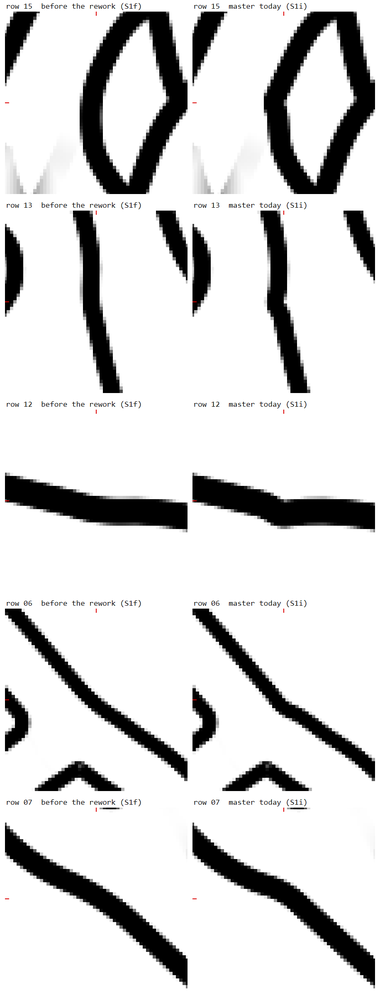
#> input picture .claude/probes/K1179/review/img/k1163_rows.png, 380 x 1000 px, shrunk from 916 x 2412 before the run
$ python miss.py ../../K1179/review/img/k1163_rows.png ../../K1179/review/img/row12_v.png ../../K1179/review/img/row12_v.png ../../K1179/review/img/row12_v.png
#> lines starting #> are read from the running program, lines starting #| are printed output that depends on the picture
import json,sys
import numpy as np
from PIL import Image
from collections import Counter
im=np.asarray(Image.open(sys.argv[1]).convert("RGB")).astype(int).sum(2); S={s["site"]:s for s in json.load(open(sys.argv[2]))["sites"]}; M=json.load(open(sys.argv[3]))
#> after `im = np.asarray(Image.open(sys.argv[1]).convert('RGB')).astype(int).su`:
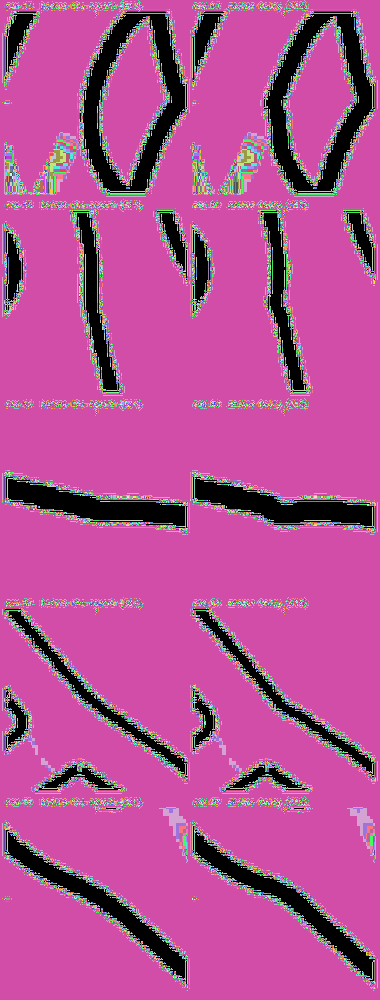
#> im: shape (1000, 380) int64; 655 distinct labels, from 0 to 765; one colour per label, 0 black
#> (the run stopped early here; a loop or call above may not have finished)

$ run again, on .claude/probes/K1179/review/img/row14_v.png
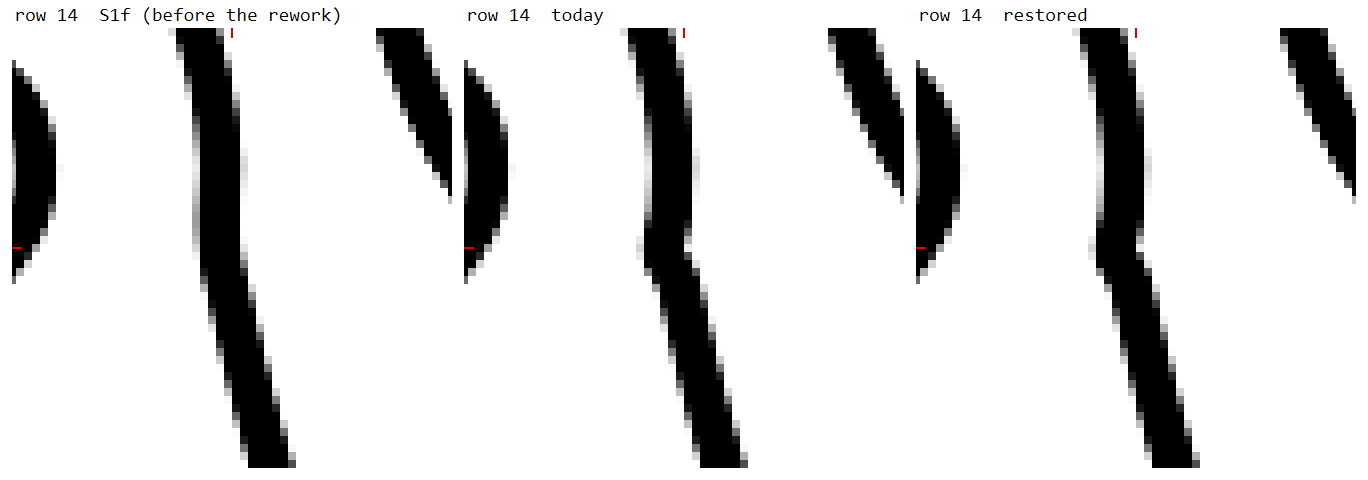
#> input picture .claude/probes/K1179/review/img/row14_v.png, 1368 x 480 px
#> `im = np.asarray(Image.open(sys.argv[1]).convert('RGB')).astype(int).su`:
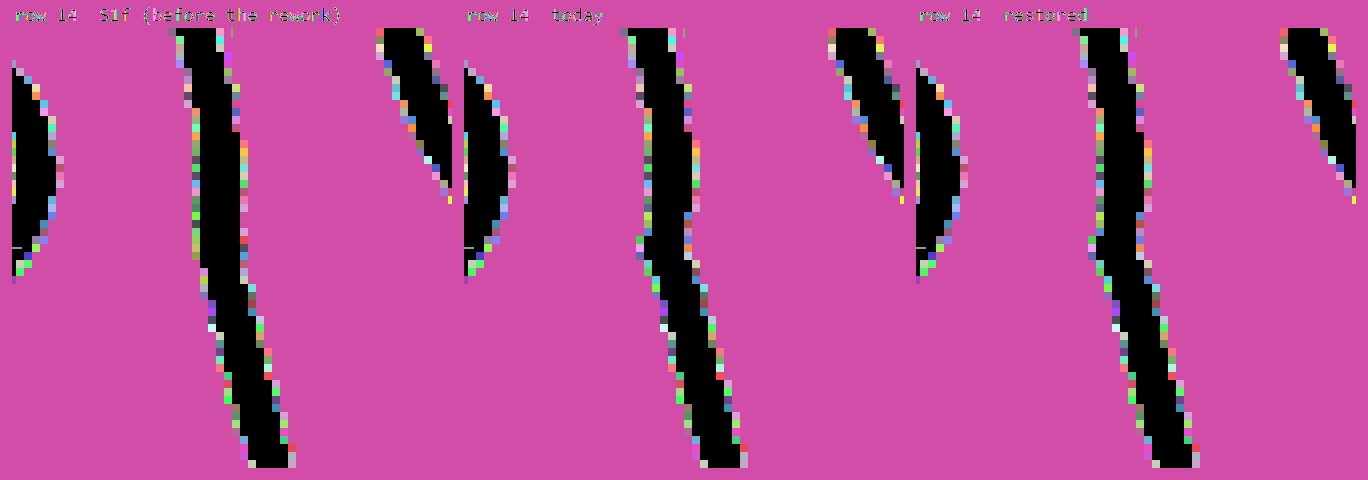
#> im: shape (480, 1368) int64; 154 distinct labels, from 0 to 765; one colour per label, 0 black
